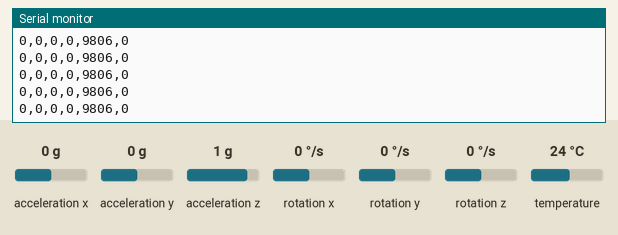
Simulated run of this sketch. Board: Arduino Uno, built with avr-gcc and run on an emulated ATmega328P. Shown: the last lines printed to the serial monitor. Inputs (shaded band) come from the test bench; at power-on: acceleration x 0 g, acceleration y 0 g, acceleration z 1 g, rotation x 0 °/s, rotation y 0 °/s, rotation z 0 °/s, temperature 24 °C.

Above: at 1.2 s.
1.3 s: acceleration x set to 1.4 g
At 2.3 s:
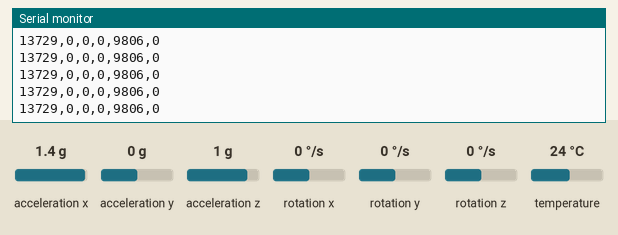
4.3 s: acceleration y set to -1.4 g
At 5.1 s:
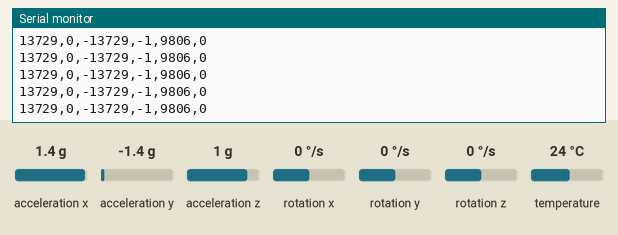
5.8 s: acceleration y set to 1.4 g
At 6.7 s:
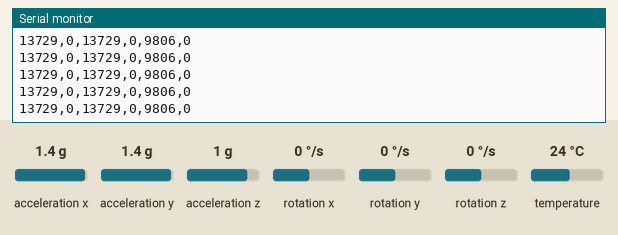
8.8 s: acceleration z set to -1.4 g
At 9.5 s:
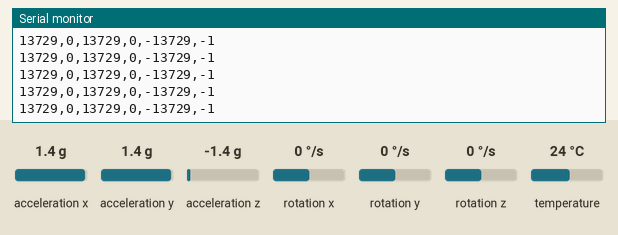
Timing chart, 0 to 11.3 s (numbered marks = the images above; inputs shaded):
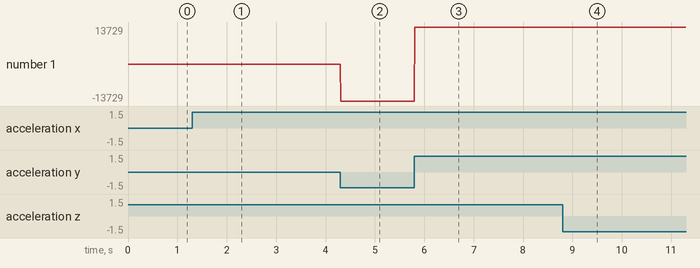

The sketch:

stream_imu.ino
```cpp
/**
 * Stream MPU6050 to console. Code largely taken from Adafruit
 * example.
 */

#include <Adafruit_MPU6050.h>
#include <Adafruit_Sensor.h>
#include <Wire.h>
#include <string.h>

#define OUT_STR_LEN (100) /* should be sufficient to get all 6 floats */
#define FLOAT2INT(v) (((uint32_t)(v*1000)))
const int dtus = 10;

Adafruit_MPU6050 mpu;
char out[OUT_STR_LEN];
char fmt[] = "%d,%d,%d,%d,%d,%d\n";
sensors_event_t a, g, temp;

void setup(void) {
    Serial.begin(1000000);
    while (!Serial) delay(10);
    Serial.println("MPU6050 stream!");
    Serial.print("Fix pt=");
    Serial.println(FLOAT2INT(1));
    if (!mpu.begin()) {
        Serial.println("Failed to find MPU6050 chip");
        while (1) {
            delay(10);
        }
    }

    mpu.setAccelerometerRange(MPU6050_RANGE_8_G);
    Serial.print("Accel range: ");
    switch (mpu.getAccelerometerRange()) {
    case MPU6050_RANGE_2_G:
        Serial.println("+-2G");
        break;
    case MPU6050_RANGE_4_G:
        Serial.println("+-4G");
        break;
    case MPU6050_RANGE_8_G:
        Serial.println("+-8G");
        break;
    case MPU6050_RANGE_16_G:
        Serial.println("+-16G");
        break;
    }
    mpu.setGyroRange(MPU6050_RANGE_500_DEG);
    Serial.print("Gyro range: ");
    switch (mpu.getGyroRange()) {
    case MPU6050_RANGE_250_DEG:
        Serial.println("+- 250 deg/s");
        break;
    case MPU6050_RANGE_500_DEG:
        Serial.println("+- 500 deg/s");
        break;
    case MPU6050_RANGE_1000_DEG:
        Serial.println("+- 1000 deg/s");
        break;
    case MPU6050_RANGE_2000_DEG:
        Serial.println("+- 2000 deg/s");
        break;
    }

    mpu.setFilterBandwidth(MPU6050_BAND_21_HZ);
    Serial.print("Bandwidth: ");
    switch (mpu.getFilterBandwidth()) {
    case MPU6050_BAND_260_HZ:
        Serial.println("260 Hz");
        break;
    case MPU6050_BAND_184_HZ:
        Serial.println("184 Hz");
        break;
    case MPU6050_BAND_94_HZ:
        Serial.println("94 Hz");
        break;
    case MPU6050_BAND_44_HZ:
        Serial.println("44 Hz");
        break;
    case MPU6050_BAND_21_HZ:
        Serial.println("21 Hz");
        break;
    case MPU6050_BAND_10_HZ:
        Serial.println("10 Hz");
        break;
    case MPU6050_BAND_5_HZ:
        Serial.println("5 Hz");
        break;
    }
    Serial.println("");
}

void loop() {
    mpu.getEvent(&a, &g, &temp);
    // Serial.println(a.acceleration.x);
    sprintf(out, fmt, FLOAT2INT(a.acceleration.x),
            FLOAT2INT(a.acceleration.y),
            FLOAT2INT(a.acceleration.z),
            FLOAT2INT(g.gyro.x), FLOAT2INT(g.gyro.y), FLOAT2INT(g.gyro.z)
        );
    Serial.print(out);
    delay(dtus);
}
```

Measured:
- after the input at 1.3 s, the serial monitor: prints a new line at once (image 1)
- after the input at 4.3 s, the serial monitor: prints a new line at once (image 2)
- after the input at 5.8 s, the serial monitor: prints a new line at once (image 3)
- after the input at 8.8 s, the serial monitor: prints a new line at once (image 4)
- plotted number 1: 0 → -13729 after the input at 4.3 s
